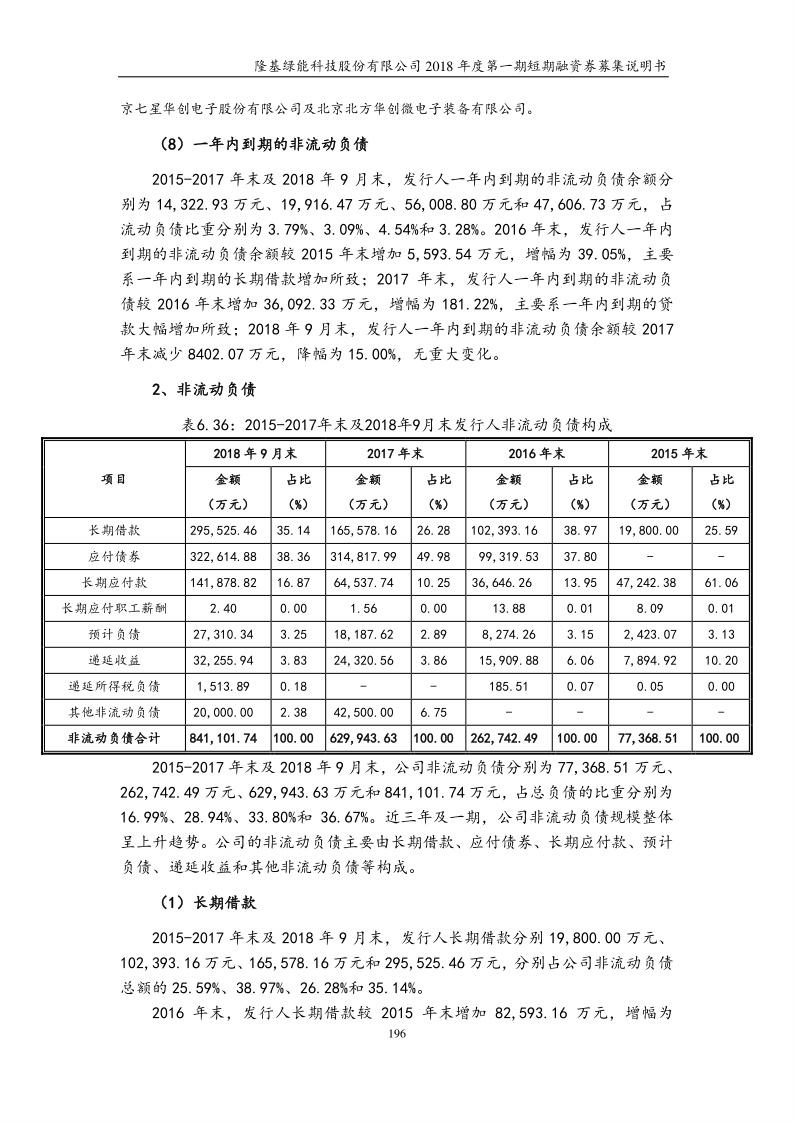
#> input picture test_data/data/cTDaR_t10585.jpeg, 794 x 1123 px
$ python -i main.py   (imports and definitions only)
#> lines starting #> are read from the running program, lines starting #| are printed output that depends on the picture
#> further down, picture is the input picture: shape (1123, 794); min 0, max 255, mean 239.8
import sys
import os
import fnmatch
import getopt
import cv2
from PIL import Image
# import curses
# myscreen = curses.initscr()
# myscreen.border(0)


def main(argv):
    input_folder = ''
    output_folder = ''

    try:
        opts, args = getopt.getopt(argv, "hi:o:", ["input_folder=", "output_folder="])
    except getopt.GetoptError:
        print('image_transform.py -i <input folder> -o <output folder>')
        sys.exit(2)

    for opt, arg in opts:
        if opt == '-h':
            print('image_transform.py -i <input folder> -o <output folder>')
            sys.exit()
        elif opt in ("-i", "--i"):
            input_folder = arg
        elif opt in ("-o", "--o"):
            output_folder = os.path.join(arg, 'images')

    is_dir = os.path.isdir(input_folder)

    if not is_dir:
        raise Exception(input_folder, "- It is not a folder")
    for root, directories, files in os.walk(input_folder):
        for file_name in fnmatch.filter(files, "*.jpeg"):
            path = os.path.join(root, file_name)
            name = os.path.splitext(os.path.split(path)[1])[0]
            save_path = os.path.join(output_folder, name + ".jpeg")
            img = cv2.imread(path)
            bimage = cv2.cvtColor(img, cv2.COLOR_RGB2GRAY)
            image = transform_image(bimage)
            cv2.imwrite(save_path, image)


def rgb_to_binary(img):
    gray_img = img.convert("L")
    binary_img = gray_img.point(lambda x: 0 if x < 128 else 255, "1")
    return binary_img


def ndarray_to_image(data):
    return Image.fromarray(data.astype("uint8"))


def transform_image(img):
    b = cv2.distanceTransform(img, distanceType=cv2.DIST_L2, maskSize=5)
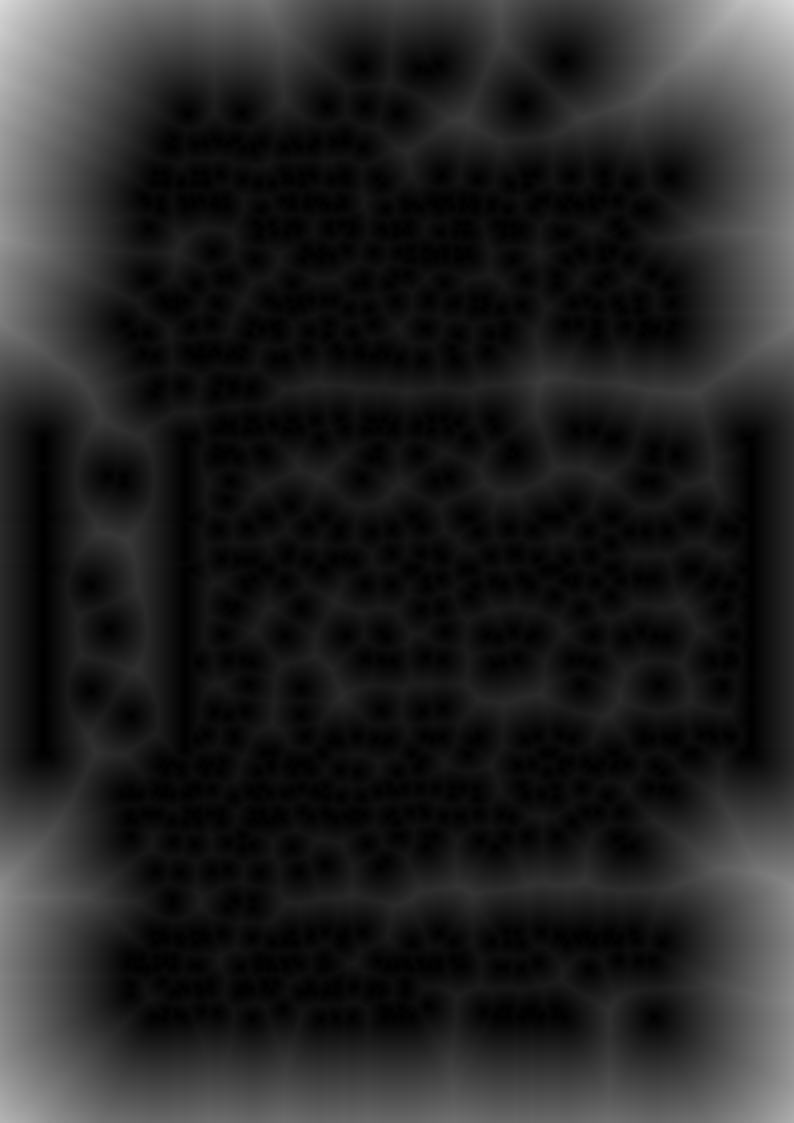
#> b: shape (1123, 794) float32; min 0, max 217.2, mean 35.6
    g = cv2.distanceTransform(img, distanceType=cv2.DIST_L1, maskSize=5)
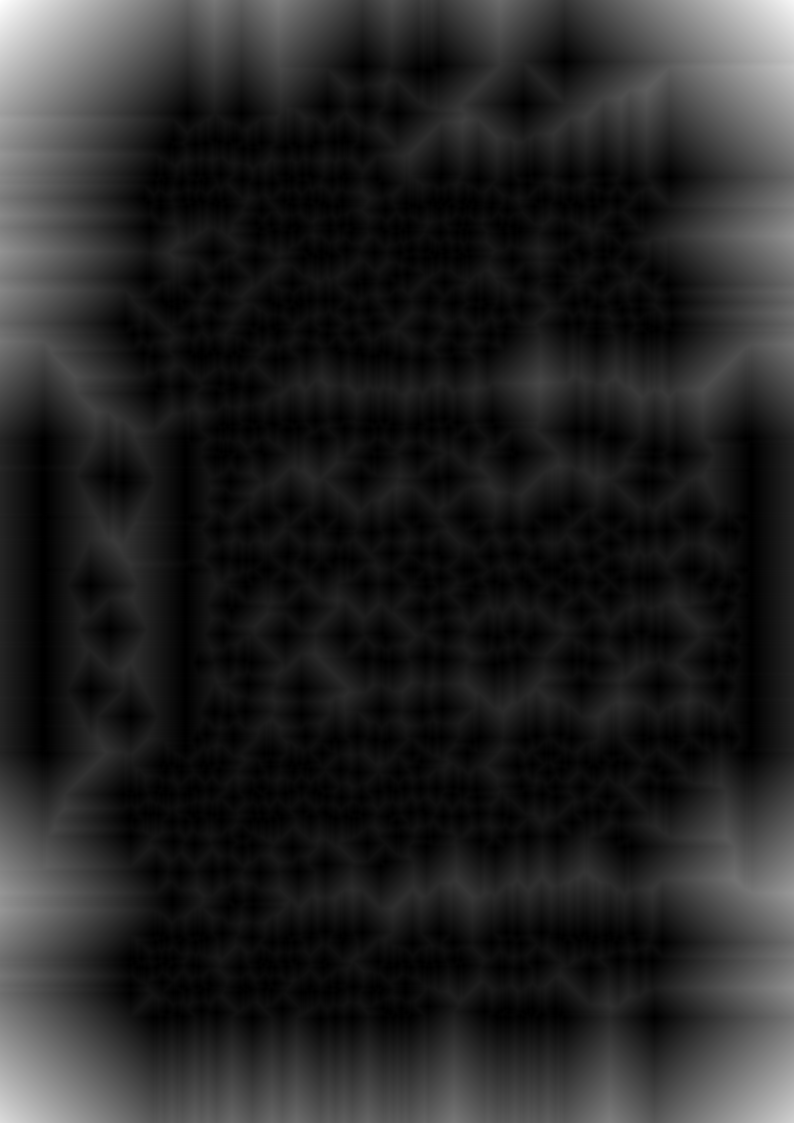
#> g: shape (1123, 794) float32; min 0, max 300, mean 43.4; drawn with min black and max white
    r = cv2.distanceTransform(img, distanceType=cv2.DIST_C, maskSize=5)
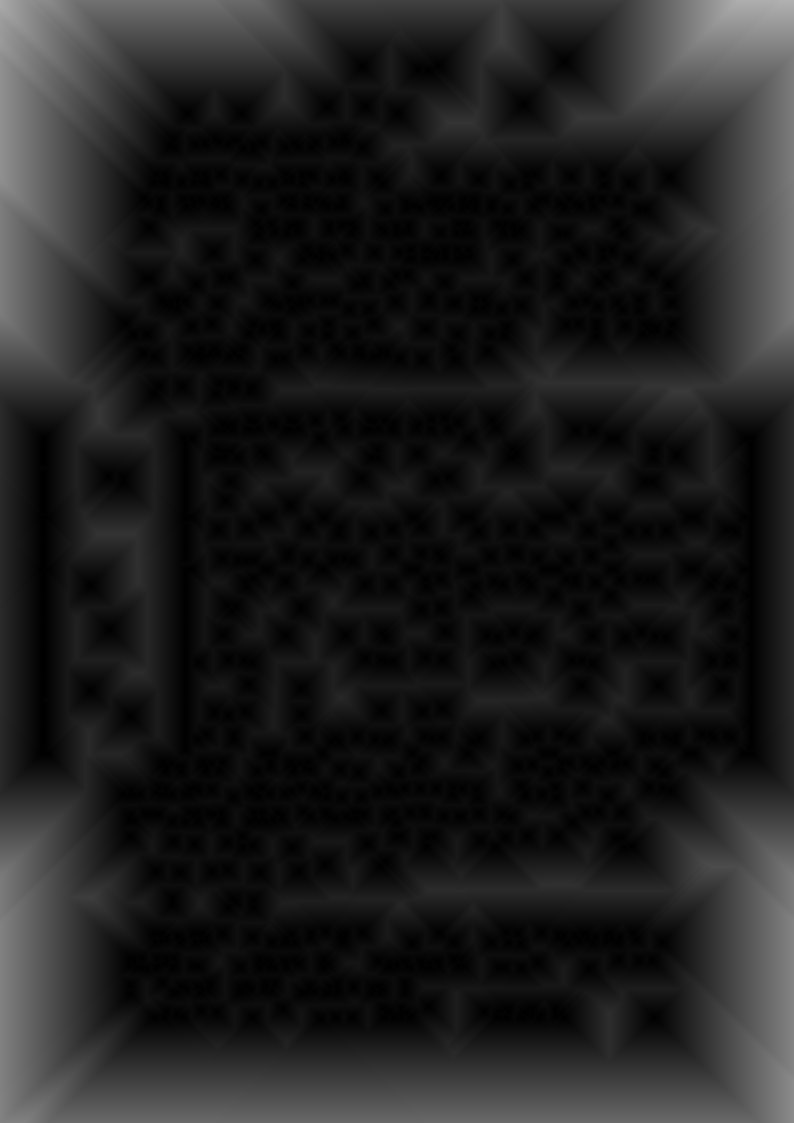
#> r: shape (1123, 794) float32; min 0, max 177, mean 31.6
    img = cv2.merge((b, g, r))
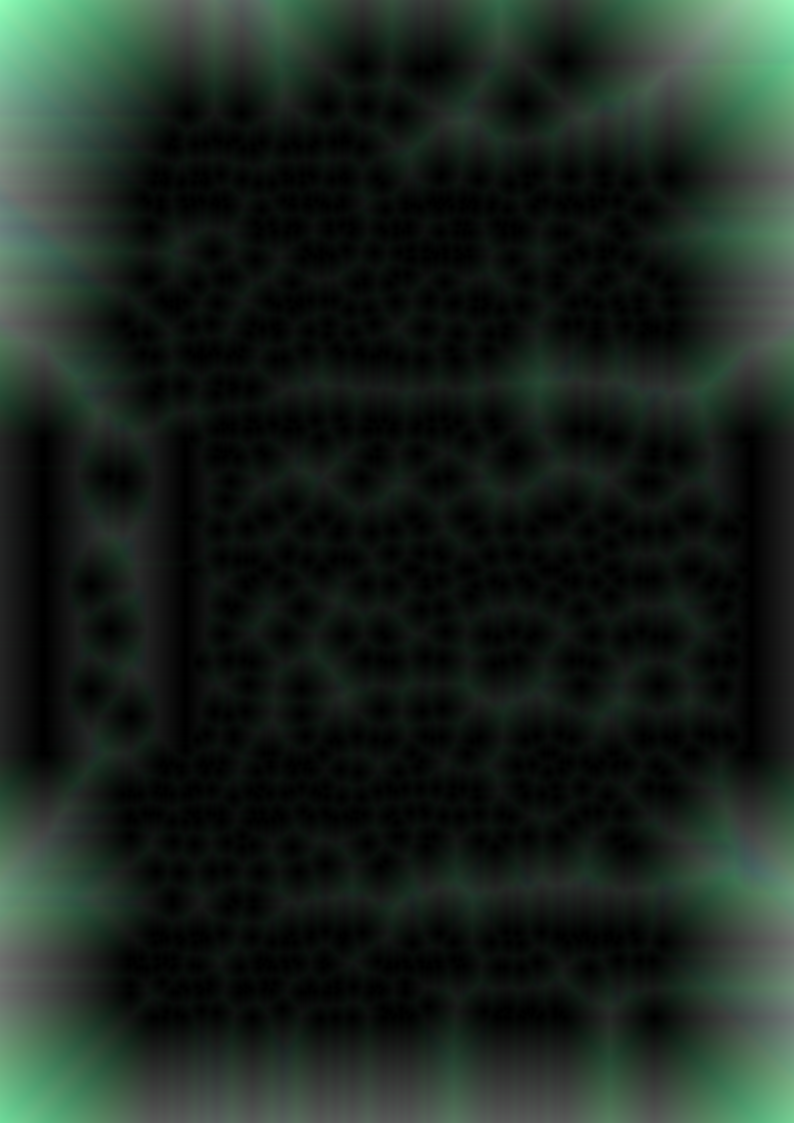
#> img: shape (1123, 794, 3) float32; mean of channels 0, 1, 2 35.5, 43.4, 31.6; drawn with min black and max white
    return img


# [2 lines not run here, left out]

>>> import cv2
>>> picture = cv2.imread('../../test_data/data/cTDaR_t10585.jpeg', cv2.IMREAD_GRAYSCALE)
>>> result = transform_image(picture)
